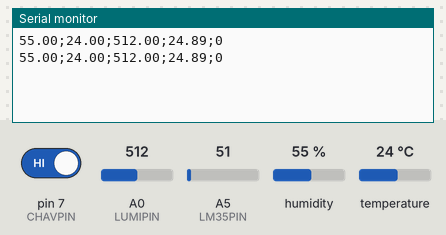
This sketch was run on a simulated Arduino Uno, built with avr-gcc and run on an emulated ATmega328P. Shown: the last lines printed to the serial monitor. The inputs (shaded band) are chosen by the test bench; at power-on: humidity 55 %, A5 (LM35PIN) = 51, A0 (LUMIPIN) = 512, pin 7 (CHAVPIN) HIGH, temperature 24 °C.

Above: at 1.8 s.
1.9 s: humidity set to 22 %
At 3.3 s:
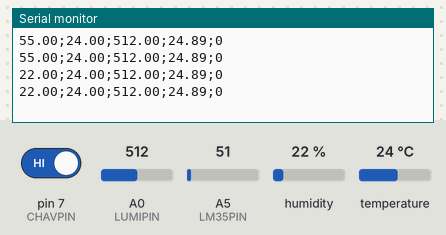
3.4 s: A5 (LM35PIN) set to 61
At 4.7 s:
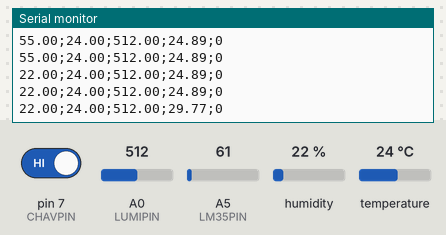
4.9 s: A0 (LUMIPIN) set to 716
At 5.6 s:
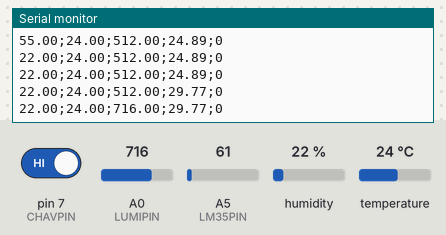
6.4 s: pin 7 (CHAVPIN) driven LOW
At 7.7 s:
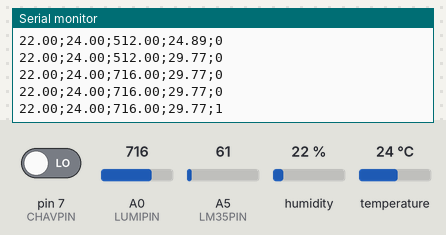
7.9 s: temperature set to 12 °C
At 9.3 s:
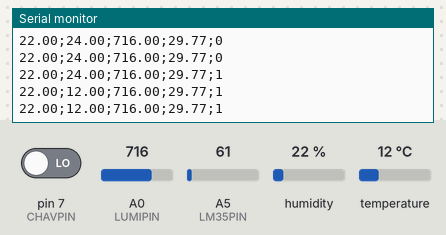
9.4 s: A5 (LM35PIN) set to 71
At 11.0 s:
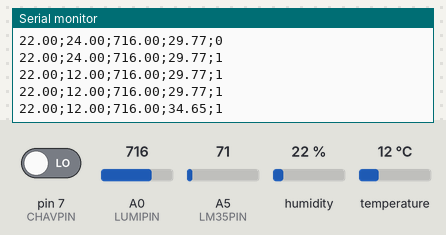
Timing chart, 0 to 11.9 s (numbered marks = the images above; inputs shaded):
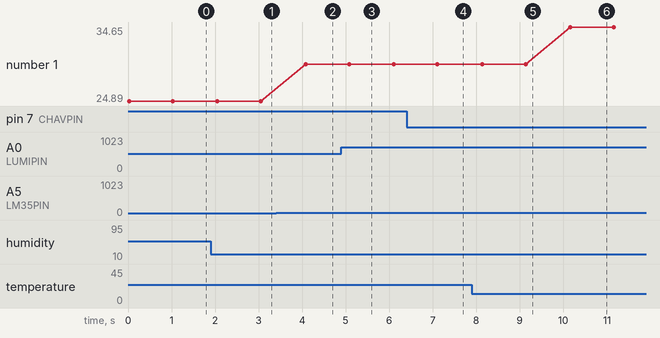

Measured:
- after the input at 1.9 s, the serial monitor: prints a new line after 0.15 s (image 1)
- after the input at 3.4 s, the serial monitor: prints a new line after 0.68 s (image 2)
- after the input at 4.9 s, the serial monitor: prints a new line after 0.18 s (image 3)
- after the input at 6.4 s, the serial monitor: prints a new line after 0.71 s (image 4)
- after the input at 7.9 s, the serial monitor: prints a new line after 0.23 s (image 5)
- after the input at 9.4 s, the serial monitor: prints a new line after 0.76 s (image 6)
- plotted number 1: 24.89 → 29.77 after the input at 3.4 s, 29.77 → 34.65 after the input at 9.4 s

The sketch:

PrimeiroPrograma.ino
```cpp
// #include: Incluindo bibliotecas externas para poder usar no código
#include <DHT.h>
#include <DHT_U.h>

#include <Adafruit_Sensor.h>

// Incluindo a mesma biblioteca novamente, não altera nada no código
#include <DHT.h>
#include <DHT_U.h>

#include "DHT.h"

// #define: Cria uma constante (um valor que não pode ser alterado)
// Criando uma constante com seus valores (portas)
#define DHTPIN A1
#define LM35PIN A5
#define LUMIPIN A0
#define CHAVPIN 7

DHT dht(DHTPIN, DHT11);

void setup()
{
  pinMode(DHTPIN, INPUT);
  pinMode(CHAVPIN, INPUT);
  Serial.begin(9600);
  dht.begin();
}

// O código dentro do loop vai se repetirx'
void loop()
{
  //  Lendo a umidade do sensor e passando para a variavel
  float dht11_umidade = dht.readHumidity();
  //  Lendo a temperatura do sensor e passando para a variavel
  float dht11_temperatura = dht.readTemperature();
  // Imprimindo na tela a umidade e depois a temperatura
  Serial.print(dht11_umidade);
  Serial.print(";");
  Serial.print(dht11_temperatura);
  Serial.print(";");

  float luminosidade = analogRead(LUMIPIN);
  Serial.print(luminosidade);
  Serial.print(";");

  float lm35_temperatura = analogRead(LM35PIN);
  lm35_temperatura = lm35_temperatura * 0.00488;
  lm35_temperatura = lm35_temperatura * 100;
  Serial.print(lm35_temperatura);
  Serial.print(";");

  //Lendo a porta 7 do arduino
  int chave = digitalRead(7);
  if (chave == 0)
  {
    Serial.print("1");
  }
  else
  {
    Serial.print("0");
  }

  Serial.println();

  delay(1000);
}
```
